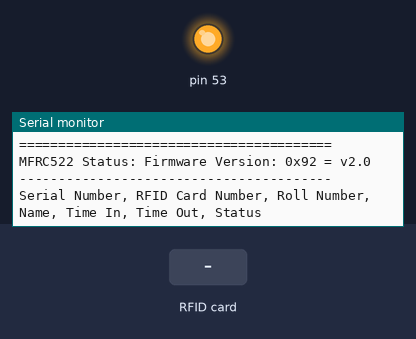
Bench run of a program on a simulated Arduino Mega 2560, built with avr-gcc and run on an emulated ATmega2560. Parts: output pins drawn as LEDs (lit = HIGH), the last lines printed to the serial monitor. The inputs (shaded band) are chosen by the test bench.

Above: at 1.5 s.
1.6 s: RFID card 29 C2 24 B7 held to the reader
At 2.6 s:
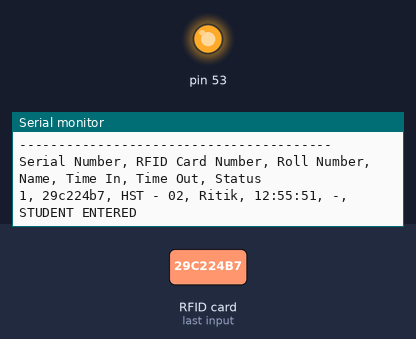
3.1 s: RFID card 5E 7A 19 C4 held to the reader
At 3.9 s:
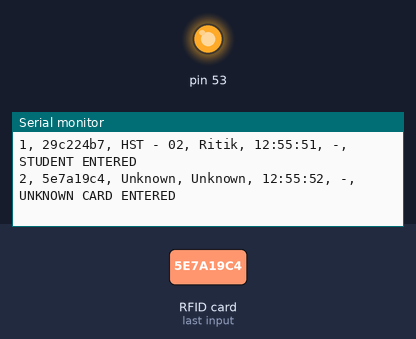

The program:

main.cpp
```cpp
#include <MFRC522.h>
#include <SPI.h>

#define RESET_PIN 9
#define SELECT_PIN 10

MFRC522 rfidReader(SELECT_PIN, RESET_PIN);

int serialCounter = 1;
unsigned long startMillis;
int startHours = 12, startMinutes = 55,
    startSeconds = 50; // Manually set initial time OrderCalendars

struct UserData {
  String cardUID;
  String rollNumber;
  String name;
  String lastTimeIn;
  bool isInside;
};

// Array to store registered users
UserData userList[] = {
    {"2a472f3", "HST - 01", "Vivek", "", false},
    {"29c224b7", "HST - 02", "Ritik", "", false},
    {"d33ff0", "HST - 03", "Ainul", "", false},
};

const int userCount = sizeof(userList) / sizeof(userList[0]);

// Function to get the current time using millis()
String getCurrentTime() {
  unsigned long elapsedSeconds = (millis() - startMillis) / 1000;

  int currentHours = startHours + (elapsedSeconds / 3600);
  int currentMinutes = startMinutes + ((elapsedSeconds % 3600) / 60);
  int currentSeconds = startSeconds + (elapsedSeconds % 60);

  if (currentSeconds >= 60) {
    currentMinutes += currentSeconds / 60;
    currentSeconds %= 60;
  }
  if (currentMinutes >= 60) {
    currentHours += currentMinutes / 60;
    currentMinutes %= 60;
  }
  if (currentHours >= 24) {
    currentHours %= 24;
  } // Reset if over 24 hours

  char formattedTime[20];
  sprintf(formattedTime, "%02d:%02d:%02d", currentHours, currentMinutes,
          currentSeconds);
  return String(formattedTime);
}

// Function to find user index in the array
int findUserIndex(String cardNumber) {
  for (int i = 0; i < userCount; i++) {
    if (userList[i].cardUID.equalsIgnoreCase(cardNumber)) {
      return i;
    }
  }
  return -1; // Not found
}

void setup() {
  Serial.begin(9600);
  while (!Serial && millis() < 2000);
  SPI.begin();
  rfidReader.PCD_Init();
  delay(100);
  startMillis = millis();

  Serial.println(F("========================================"));
  Serial.println(F("   RFID ATTENDANCE SYSTEM READY"));
  Serial.println(F("========================================"));
  Serial.print(F("MFRC522 Status: "));
  rfidReader.PCD_DumpVersionToSerial();
  Serial.println(F("----------------------------------------"));
  Serial.println(F("Serial Number, RFID Card Number, Roll Number, Name, Time In, Time Out, Status"));
}

void loop() {
  if (!rfidReader.PICC_IsNewCardPresent() ||
      !rfidReader.PICC_ReadCardSerial()) {
    return;
  }

  String cardNumber = "";
  for (byte i = 0; i < rfidReader.uid.size; i++) {
    cardNumber += String(rfidReader.uid.uidByte[i], HEX);
  }

  String currentTime = getCurrentTime();
  String timeIn = "-", timeOut = "-", status = "Unknown";

  int userIndex = findUserIndex(cardNumber);

  if (userIndex != -1) { // Known RFID
    UserData &user = userList[userIndex];

    if (!user.isInside) { // Student entering
      user.lastTimeIn = currentTime;
      user.isInside = true;
      timeIn = user.lastTimeIn;
      status = "STUDENT ENTERED";
    } else { // Student exiting
      timeIn = user.lastTimeIn;
      timeOut = currentTime;
      user.isInside = false;
      status = "STUDENT EXITED";
    }

    Serial.print(serialCounter++);
    Serial.print(", ");
    Serial.print(cardNumber);
    Serial.print(", ");
    Serial.print(user.rollNumber);
    Serial.print(", ");
    Serial.print(user.name);
    Serial.print(", ");
    Serial.print(timeIn);
    Serial.print(", ");
    Serial.print(timeOut);
    Serial.print(", ");
    Serial.println(status);
  } else { // Unknown RFID
    Serial.print(serialCounter++);
    Serial.print(", ");
    Serial.print(cardNumber);
    Serial.print(", ");
    Serial.print("Unknown");
    Serial.print(", ");
    Serial.print("Unknown");
    Serial.print(", ");
    Serial.print(currentTime);
    Serial.print(", ");
    Serial.print("-");
    Serial.print(", ");
    Serial.println("UNKNOWN CARD ENTERED");
  }

  delay(1000);
  rfidReader.PICC_HaltA();
  rfidReader.PCD_StopCrypto1();
}
```

Measured:
- after the input at 1.6 s, the serial monitor: prints a new line at once (image 1)
- after the input at 3.1 s, the serial monitor: prints a new line at once (image 2)
